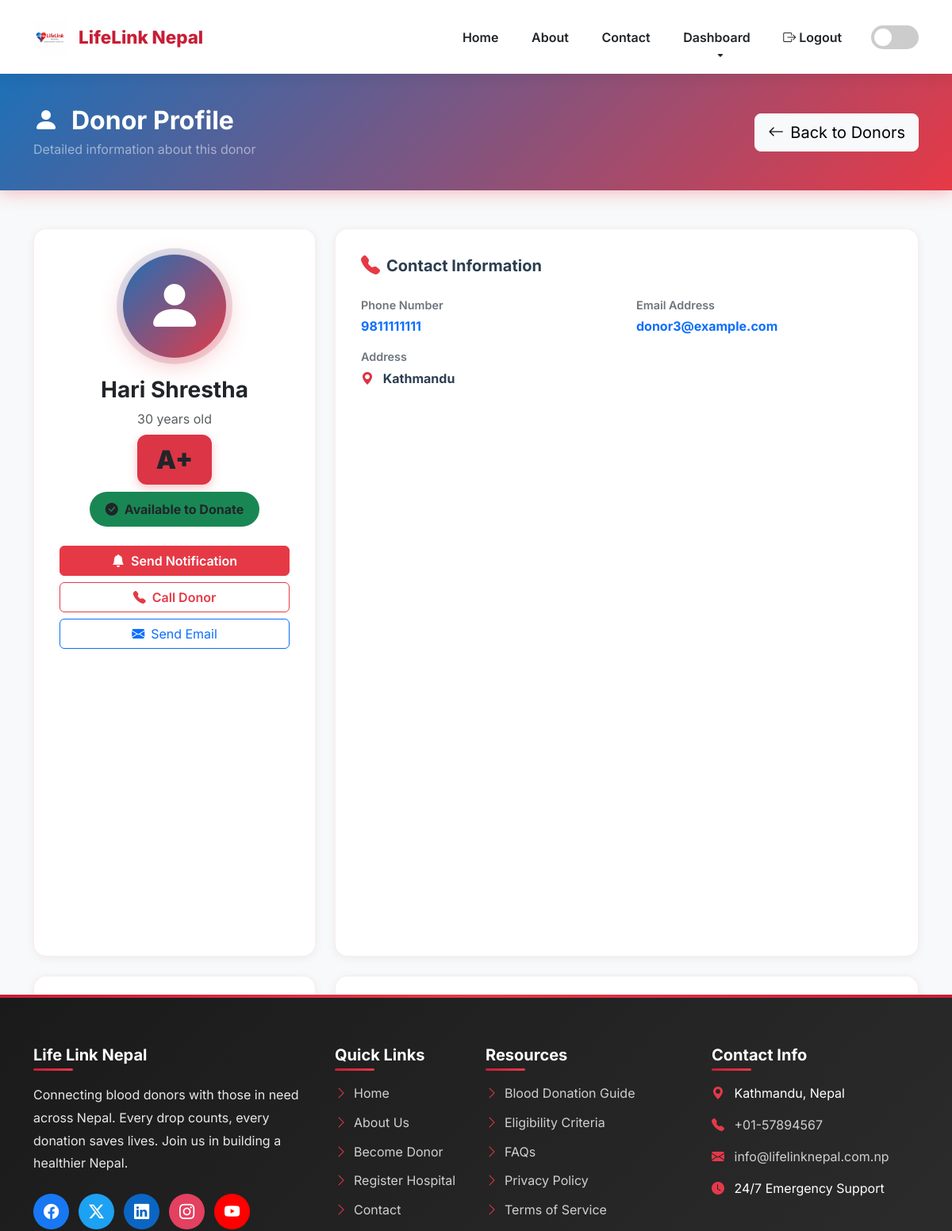
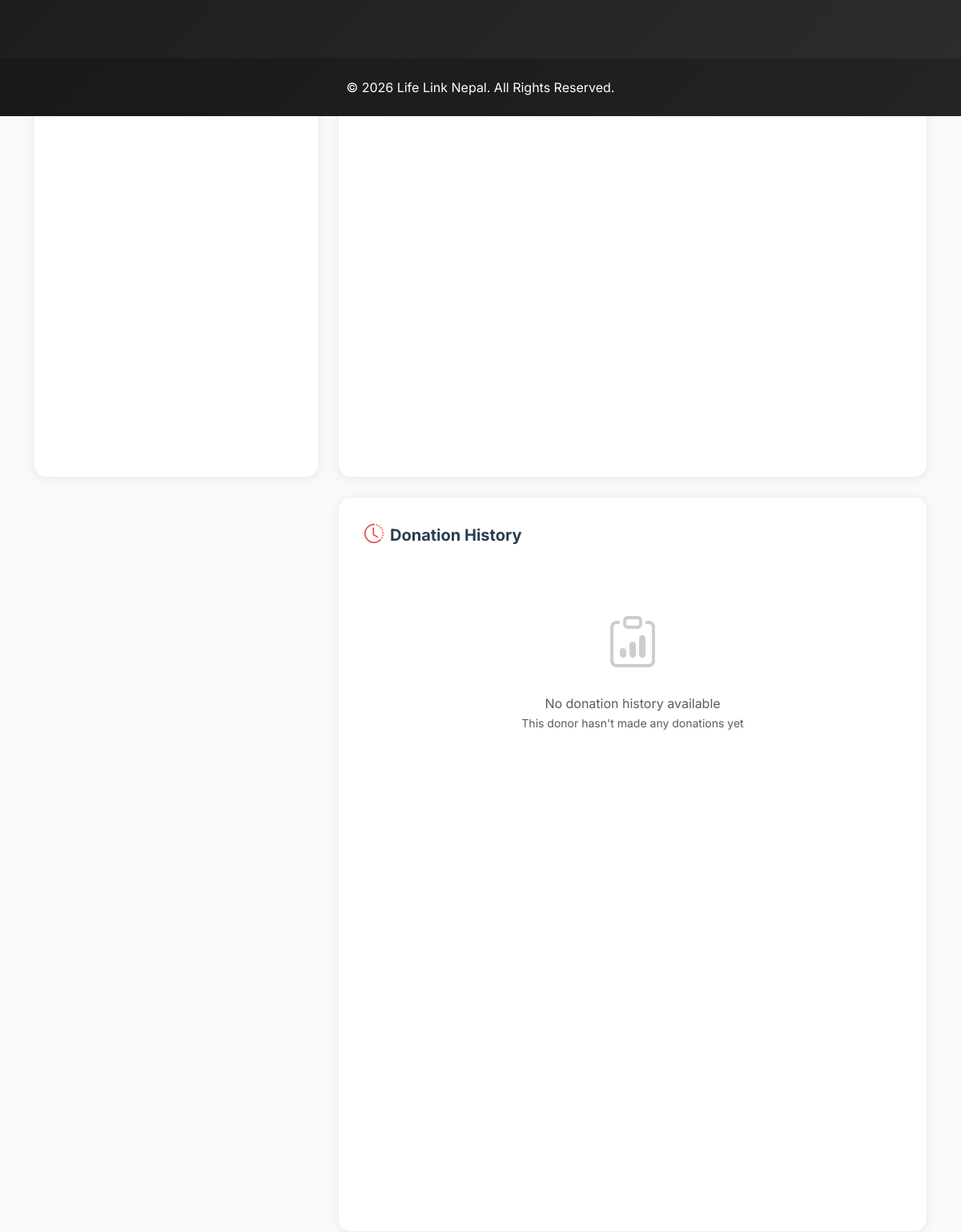
Screenshot of /hospitals/donor/3/ (signed in) with the database file from the repository (2 pictures, top to bottom).
### donors/models.py (models this page shows, shortened)
class DonorProfile(models.Model):
    BLOOD_TYPE_CHOICES = [
        ('A+', 'A+'), ('A-', 'A-'),
        ('B+', 'B+'), ('B-', 'B-'),
        ('O+', 'O+'), ('O-', 'O-'),
        ('AB+', 'AB+'), ('AB-', 'AB-'),
    ]
    user = models.OneToOneField(
        settings.AUTH_USER_MODEL,
        on_delete=models.CASCADE,
        related_name='donor_profile'
    )
    full_name = models.CharField(max_length=200)
    age = models.PositiveIntegerField(
        validators=[MinValueValidator(18), MaxValueValidator(65)]
    )
    phone = models.CharField(max_length=15, db_index=True)
    blood_type = models.CharField(max_length=4, choices=BLOOD_TYPE_CHOICES)
    address = models.TextField()
    latitude = models.FloatField(null=True, blank=True)
    longitude = models.FloatField(null=True, blank=True)
    donation_count = models.PositiveIntegerField(default=0)
    last_donation_date = models.DateField(null=True, blank=True)
    is_available = models.BooleanField(default=True)
    weight = models.FloatField(null=True, blank=True)
    medical_conditions = models.TextField(blank=True)
    created_at = models.DateTimeField(auto_now_add=True)
    updated_at = models.DateTimeField(auto_now=True)
    @property
    def can_donate(self) -> bool:
        from datetime import date
        if not self.last_donation_date:
            return True
        return (date.today() - self.last_donation_date).days >= 90
    class Meta:
        verbose_name = "Donor Profile"
        verbose_name_plural = "Donor Profiles"
        ordering = ['-created_at']

### accounts/models.py (models this page shows, shortened)
class CustomUser(AbstractUser):
    USER_TYPE_CHOICES = (
        ('donor', 'Donor'),
        ('hospital', 'Hospital'),
    )
    user_type = models.CharField(
        max_length=10,
        choices=USER_TYPE_CHOICES,
        default='donor'
    )
    email = models.EmailField(unique=True)
    failed_attempts = models.PositiveIntegerField(default=0)
    is_locked = models.BooleanField(default=False)

### donors/views.py (the view)
# urls.py: path('donor/<int:donor_id>/', donor_views.view_donor_detail, name='view_donor_detail'),
@role_required('hospital')
def view_donor_detail(request, donor_id):
    donor = get_object_or_404(DonorProfile, id=donor_id)
    hospital_profile = getattr(request.user, 'hospitalprofile', None)
    distance = None
    if hospital_profile and donor.latitude and donor.longitude and hospital_profile.latitude and hospital_profile.longitude:
        distance = haversine_distance(hospital_profile.latitude, hospital_profile.longitude, donor.latitude, donor.longitude)
    context = {
        'donor': donor,
        'distance': round(distance, 2) if distance is not None else None,
        'hospital': hospital_profile,
    }
    return render(request, 'donors/view_donor_detail.html', context)

### templates/donors/view_donor_detail.html (shortened to what this page needs)
{% extends 'base.html' %}
{% load static %}
{% block content %}
<section class="page-header">
    <div class="container">
        <div class="row align-items-center">
            <div class="col-md-8">
                <h1 class="page-title">
                    <i class="bi bi-person-fill me-3"></i>Donor Profile
                </h1>
                <p class="text-white-50 mb-0">Detailed information about this donor</p>
            </div>
            <div class="col-md-4 text-md-end mt-3 mt-md-0">
                <a href="{% url 'hospital_donors' %}" class="btn btn-light btn-lg">
                    <i class="bi bi-arrow-left me-2"></i>Back to Donors
                </a>
            </div>
        </div>
    </div>
</section>
<section class="py-5">
    <div class="container">
        <div class="row g-4">
            <div class="col-lg-4">
                <div class="info-card text-center mb-4">
                    <div class="profile-avatar">
                        <i class="bi bi-person-fill"></i>
                    </div>
                    <h3 class="fw-bold mb-2">{{ donor.full_name }}</h3>
                    <p class="text-muted mb-3">{{ donor.age }} years old</p>
                    <div class="mb-3">
                        <span class="blood-type-badge bg-danger">
                            {{ donor.blood_type }}
                        </span>
                    </div>
                    <div class="mb-4">
                        {% if donor.is_available %}
                            <span class="status-badge bg-success">
                                <i class="bi bi-check-circle-fill"></i>
                                Available to Donate
                            </span>
                        {% else %}
                            <span class="status-badge bg-secondary">
                                <i class="bi bi-x-circle-fill"></i>
                                Currently Unavailable
                            </span>
                        {% endif %}
                    </div>
                    <div class="d-grid gap-2">
                        <a href="{% url 'notify_donor' donor.id %}" class="btn btn-danger">
                            <i class="bi bi-bell-fill me-2"></i>Send Notification
                        </a>
                        <a href="tel:{{ donor.phone }}" class="btn btn-outline-danger">
                            <i class="bi bi-telephone-fill me-2"></i>Call Donor
                        </a>
                        <a href="mailto:{{ donor.user.email }}" class="btn btn-outline-primary">
                            <i class="bi bi-envelope-fill me-2"></i>Send Email
                        </a>
                    </div>
                </div>
                <div class="info-card">
                    <h5 class="section-title mb-3">
                        <i class="bi bi-graph-up-arrow"></i>
                    </h5>
                    <div class="row g-0">
                        <div class="col-12">
                            <div class="stat-item">
                                <div class="stat-number">{{ donor.donation_count|default:0 }}</div>
                                <div class="stat-label">Total Donations</div>
                            </div>
                        </div>
                    </div>
                    <div class="mt-3 pt-3 border-top">
                    </div>
                </div>
            </div>
            <div class="col-lg-8">
                <div class="info-card mb-4">
                    <h5 class="section-title">
                        <i class="bi bi-telephone-fill"></i>
                        Contact Information
                    </h5>
                    <div class="row">
                        <div class="col-md-6 mb-3">
                            <div class="info-label mb-1">Phone Number</div>
                            <div class="info-value">
                                <a href="tel:{{ donor.phone }}" class="text-decoration-none">
                                    {{ donor.phone }}
                                </a>
                            </div>
                        </div>
                        <div class="col-md-6 mb-3">
                            <div class="info-label mb-1">Email Address</div>
                            <div class="info-value">
                                <a href="mailto:{{ donor.user.email }}" class="text-decoration-none">
                                    {{ donor.user.email }}
                                </a>
                            </div>
                        </div>
                        <div class="col-12">
                            <div class="info-label mb-1">Address</div>
                            <div class="info-value">
                                <i class="bi bi-geo-alt-fill text-danger me-2"></i>
                                {{ donor.address }}
                            </div>
                        </div>
                    </div>
                </div>
                <div class="info-card mb-4">
                    <h5 class="section-title">
                        <i class="bi bi-heart-pulse-fill"></i>
                    </h5>
                    <div class="row">
                        <div class="col-md-6">
                            <div class="info-row">
                                <div class="info-label">Blood Type</div>
                                <div class="info-value">
                                    <span class="badge bg-danger fs-6">{{ donor.blood_type }}</span>
                                </div>
                            </div>
                        </div>
                        <div class="col-md-6">
                            <div class="info-row">
                                <div class="info-label">Age</div>
                                <div class="info-value">{{ donor.age }} years</div>
                            </div>
                        </div>
                        <div class="col-md-6">
                            <div class="info-row">
                                <div class="info-label">Eligibility Status</div>
                                <div class="info-value">
                                    {% if donor.can_donate %}
                                        <span class="badge bg-success">
                                            <i class="bi bi-check-circle-fill me-1"></i>
                                        </span>
                                    {% else %}
                                        <span class="badge bg-warning text-dark">
                                            <i class="bi bi-clock me-1"></i>
                                            90-day Wait Period
                                        </span>
                                    {% endif %}
                                </div>
                            </div>
                        </div>
                    </div>
                </div>
                <div class="info-card">
                    <h5 class="section-title">
                        <i class="bi bi-clock-history"></i>
                        Donation History
                    </h5>
                    {% if donor.donation_history.all %}
                        <div class="table-responsive">
                            <table class="table table-hover">
                                <thead>
                                    <tr>
                                        <th>Date</th>
                                        <th>Hospital</th>
                                        <th>Units Donated</th>
                                        <th>Status</th>
                                    </tr>
                                </thead>
                                <tbody>
                                    {% for donation in donor.donation_history.all %}
                                    <tr>
                                        <td>
                                            <i class="bi bi-calendar3 text-danger me-2"></i>
                                            {{ donation.date_donated|date:"M d, Y" }}
                                        </td>
                                        <td>
                                            <i class="bi bi-hospital text-primary me-2"></i>
                                            {{ donation.hospital.hospital_name|default:"N/A" }}
                                        </td>
                                        <td>
                                            <span class="badge bg-danger">
                                                {{ donation.units_donated }} unit{{ donation.units_donated|pluralize }}
                                            </span>
                                        </td>
                                        <td>
                                            <span class="badge bg-success">
                                                <i class="bi bi-check-circle-fill me-1"></i>
                                                Completed
                                            </span>
                                        </td>
                                    </tr>
                                    {% endfor %}
                                </tbody>
                            </table>
                        </div>
                    {% else %}
                        <div class="text-center py-5">
                            <i class="bi bi-clipboard-data text-muted" style="font-size: 4rem; opacity: 0.3;"></i>
                            <p class="text-muted mt-3 mb-0">No donation history available</p>
                            <small class="text-muted">This donor hasn't made any donations yet</small>
                        </div>
                    {% endif %}
                </div>
            </div>
        </div>
    </div>
</section>
{% endblock %}

### templates/donors/view_donor_detail.html (style rules this page uses)
:root { --lifelink-red: #E63946; --lifelink-blue: #1D70B8; --lifelink-gradient: linear-gradient(135deg, #1D70B8 0%, #E63946 100%); }
body { background-color: #F8F9FA; }
.page-header { background: var(--lifelink-gradient); padding: 2.5rem 0; box-shadow: 0 4px 20px rgba(230, 57, 70, 0.3); }
.page-title { font-size: 2rem; font-weight: 700; color: white; margin-bottom: 0.25rem; }
.info-card { background: white; border-radius: 16px; padding: 2rem; box-shadow: 0 2px 12px rgba(0, 0, 0, 0.06); border: 1px solid rgba(230, 57, 70, 0.1); height: 100%; transition: all 0.3s ease; }
.profile-avatar { width: 130px; height: 130px; background: var(--lifelink-gradient); border-radius: 50%; display: inline-flex; align-items: center; justify-content: center; box-shadow: 0 8px 30px rgba(230, 57, 70, 0.3); margin-bottom: 1.5rem; position: relative; }
.profile-avatar::before { content: ''; position: absolute; inset: -8px; border-radius: 50%; background: var(--lifelink-gradient); opacity: 0.2; animation: pulse-ring 2s infinite; }
.profile-avatar i { font-size: 4.5rem; color: white; position: relative; z-index: 1; }
.blood-type-badge { font-size: 2rem; padding: 0.75rem 1.5rem; border-radius: 12px; font-weight: 900; box-shadow: 0 4px 12px rgba(230, 57, 70, 0.3); }
.status-badge { padding: 0.6rem 1.25rem; border-radius: 25px; font-weight: 700; font-size: 1rem; display: inline-flex; align-items: center; gap: 0.5rem; }
.btn-danger { background-color: var(--lifelink-red); border-color: var(--lifelink-red); font-weight: 600; }
.btn-outline-danger { color: var(--lifelink-red); border-color: var(--lifelink-red); font-weight: 600; }
.section-title { font-weight: 700; color: #2c3e50; margin-bottom: 1.5rem; display: flex; align-items: center; gap: 0.5rem; }
.section-title i { color: var(--lifelink-red); font-size: 1.5rem; }
.info-row { padding: 0.75rem 0; border-bottom: 1px solid #e9ecef; }
.info-row:last-child { border-bottom: none; }
.info-label { color: #6c757d; font-size: 0.9rem; font-weight: 600; }
.info-value { color: #2c3e50; font-weight: 700; }
.stat-item { padding: 1rem; text-align: center; border-right: 1px solid #e9ecef; }
.stat-item:last-child { border-right: none; }
.stat-number { font-size: 2rem; font-weight: 800; color: var(--lifelink-red); line-height: 1; }
.stat-label { font-size: 0.85rem; color: #6c757d; font-weight: 600; margin-top: 0.5rem; }

### templates/base.html (style rules this page uses)
:root { --primary-red: #c71e35; --secondary-red: #e53949; --dark-red: #9b1728; --facebook: #1877f2; --twitter: #1da1f2; --linkedin: #0a66c2; --instagram: #e4405f; --youtube: #ff0000; }
* { margin: 0; padding: 0; box-sizing: border-box; }
body { font-family: 'Inter', sans-serif; transition: background 0.3s, color 0.3s; overflow-x: hidden; }

### rows the page displays
DonorProfile: full_name "Hari Shrestha", age "30", blood_type "A+", phone "9811111111", user.email "donor3@example.com", address "Kathmandu"
